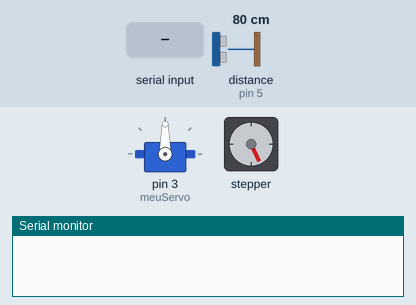
Simulated run of this sketch. Board: Arduino Uno, built with avr-gcc and run on an emulated ATmega328P. Shown: servo, stepper motor, the last lines printed to the serial monitor. The test bench sets the inputs (shaded band); at power-on: distance to the obstacle (sensor on pin 5) 80 cm. The echo pulse lasts 58.3 µs per cm; stepper angles assume 200 steps per turn.

Above: at 1.2 s.
1.3 s: distance to the obstacle (sensor on pin 5) set to 17 cm
At 1.67 s:
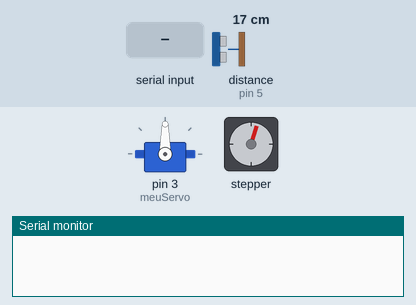
4.3 s: distance to the obstacle (sensor on pin 5) set to 14 cm
At 5.1 s:
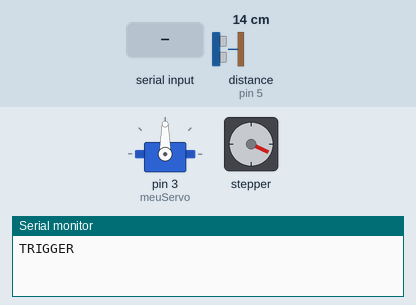
7.3 s: "F0\n" received over Serial
At 10.0 s:
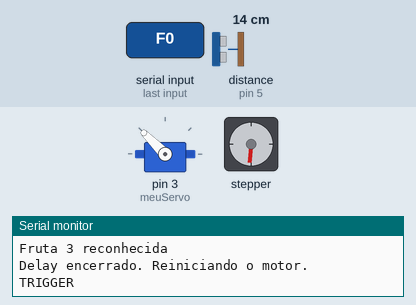
10.3 s: "F4\n" received over Serial
Timing chart, 0 to 25.5 s (numbered marks = the images above; inputs shaded):
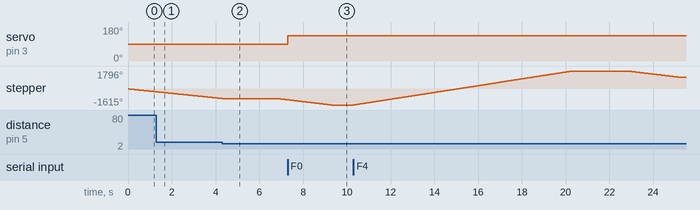

The sketch:

FruitSelector.ino
```cpp
#include "UltrassonicSensor.hpp"
#include "Motor.hpp"
#include "ComunicationPort.hpp"
#include <Servo.h>

#define TRIGGER 4
#define ECHO 5
#define MAX_DIST 15

#define STEP 7
#define DIR 6

Motor MotorPassos(DIR, STEP);
UltrassonicSensor UltraSensor(MAX_DIST, ECHO, TRIGGER);
ComunicationPort Com;
Servo meuServo;

bool triggerFired = false;           // Indicates if TRIGGER was already sent
unsigned long triggerTimestamp = 0;  // Time when TRIGGER was sent
const unsigned long triggerDelay = 5000; // Delay in milliseconds
bool sensorDisabled = 0;

// Variáveis para lidar oom a fruta
enum Fruit4State { NONE, STOPPED, REVERSE, DONE };
Fruit4State fruit4State = NONE;
unsigned long stateTimestamp = 0;
const unsigned long reverseDuration = 7000; // Run backwards for 7 seconds
const unsigned long shortDelay = 2000;       // Short delay between transitions

void setup() {
  Serial.begin(115200);
  meuServo.attach(3);
  MotorPassos.StartMotor(); // Start the motor initially
}

void loop() {
  // Fruit recognition (if any)
  int Fruit = Com.ReceivedFruits();
  if (Fruit == 1) {
    Serial.println("Fruta 1 reconhecida");
    meuServo.write(45);
  } else if (Fruit == 2) {
    Serial.println("Fruta 2 reconhecida");
    meuServo.write(90);
  } else if (Fruit == 0) {
    Serial.println("Fruta 3 reconhecida");
    meuServo.write(135);
  }
  else if (Fruit == 4){
    Serial.println("Fruit 4 detected: Stopping motor. \n");
    MotorPassos.StopMotor();
    fruit4State = STOPPED;
    stateTimestamp = millis();

    while (millis() - stateTimestamp <= 10000)
    {
      MotorPassos.ReverseMotor();
    }

    MotorPassos.StartMotor();
  }

  // if(fruit4State == STOPPED){
  //   if(millis() - stateTimestamp >= shortDelay){
  //     Serial.println("Começando a girar o motor ao contrário \n");
  //     MotorPassos.ReverseMotor();
  //     fruit4State = REVERSE;
  //     stateTimestamp = millis();
  //   }
  // }else if(fruit4State = REVERSE){
  //   if(millis() - stateTimestamp >= shortDelay){
  //     //Serial.println("Se passaram 7 segundos, motor voltando ao normal... \n");
  //     MotorPassos.StopMotor();
  //     fruit4State = DONE;
  //     stateTimestamp = millis();
  //   }
  // }else if(fruit4State == DONE){
  //   if(millis() - stateTimestamp >= shortDelay){
  //     Serial.println("Motor voltando à operação normal... \n");
  //     MotorPassos.StartMotor();
  //     fruit4State = NONE;
  //   }
  // }

  // if(fruit4State == NONE || fruit4State == REVERSE){
  //   //MotorPassos.RunMotor();
  // }

  // If a trigger event is active, check if the delay has passed
  if (triggerFired) {
    if (millis() - triggerTimestamp >= triggerDelay) {
      Serial.println("Delay encerrado. Reiniciando o motor.");
      triggerFired = false;         // Reset trigger flag
    }
    if(millis() - triggerTimestamp >= triggerDelay/2){
      MotorPassos.RunMotor();
    }
  } else {
    if (UltraSensor.StopMotor()) {
      MotorPassos.StopMotor();
      Serial.println("TRIGGER");
      triggerFired = true;
      triggerTimestamp = millis();  // Start the non-blocking timer
    } else {
      // If the sensor is not activated and no trigger is active, ensure the motor is running.
      MotorPassos.RunMotor();
    }
  }
}
```

Balanca.cpp
```cpp

```

ComunicationPort.cpp
```cpp
#include "ComunicationPort.hpp"

ComunicationPort::ComunicationPort(){
}

int ComunicationPort::ReceivedFruits() {
  if (Serial.available() > 0) {
    String recebido = Serial.readStringUntil('\n');  // Lê o valor recebido
    recebido.trim();  // Remove espaços extras e quebras de linha

    Serial.print("Recebido: ");
    Serial.println(recebido);

    // Verifica os comandos e retorna os valores correspondentes
    if (recebido == "F0") return 0;
    if (recebido == "F1") return 1;
    if (recebido == "F2") return 2;
    if (recebido == "F4") return 4;
  }

  return -1;  // Retorna -1 caso o valor recebido não seja válido
}

// void ComunicationPort::ReceivedFruits(int weight) {

// }
```

ComunicationPort.hpp
```cpp
#ifndef ComunicationPort_HPP
#define ComunicationPort_HPP

#include <Arduino.h>

class ComunicationPort {
private:
public:
    ComunicationPort();
    int ReceivedFruits();
    // void SendWeightFruit(int weight);
};

#endif
```

Motor.cpp
```cpp
#include "Motor.hpp"
// #include <AccelStepper.h>

#define InterfaceMotor 1

Motor::Motor(int pinDir, int pinStep)
    : Stepper(InterfaceMotor, pinStep, pinDir) {
    // Stepper.setMaxSpeed(1000);
    // Stepper.setSpeed(500);
}

void Motor::StartMotor() {
  Stepper.setMaxSpeed(1000);   // Velocidade máxima
  Stepper.setSpeed(-150); // Velocidade regular
}

void Motor::RunMotor() {
    Stepper.setMaxSpeed(1000);   // Velocidade máxima
    Stepper.setSpeed(-150); // Velocidade regular
    Stepper.runSpeed();
}

void Motor::ReverseMotor(){
  Stepper.setSpeed(200);
  Stepper.runSpeed();
}

void Motor::StopMotor() {
    Stepper.stop();
}
```

Motor.hpp
```cpp
#ifndef Motor_HPP
#define Motor_HPP

#include <AccelStepper.h>
#include <Arduino.h>

class Motor {
private:
    AccelStepper Stepper;
public:
    Motor(int pinDir, int pinStep);
    void StartMotor();
    void StopMotor();
    void RunMotor();
    void ReverseMotor();
};
#endif
```

ServoMotor.cpp
```cpp
#include "ServoMotor.hpp"

ServoMotor::ServoMotor(int pinDig) {
    meuServo.attach(6);
    meuServo.write(0);
}

void ServoMotor::SetPos(int newPos) {
    meuServo.write(newPos);
    // Serial.print("setado");
    // Serial.println(newPos);

}
```

ServoMotor.hpp
```cpp
#ifndef ServoMotor_HPP
#define ServoMotor_HPP

#include <Servo.h>
#include <Arduino.h>

class ServoMotor {
private:
    Servo meuServo;

public:
    ServoMotor(int pinDig);
    void SetPos(int newPos);
};
#endif
```

UltrassonicSensor.cpp
```cpp
#include "UltrassonicSensor.hpp"

UltrassonicSensor::UltrassonicSensor(int maxDist, int pinEcho, int pinTrigger)
    : sonar(pinTrigger, pinEcho, maxDist) {
}

bool UltrassonicSensor::StopMotor() {
  // Serial.print(sonar.ping_cm());
  if(sonar.ping_cm() != 0)
      return true;
  else
      return false;
}
```

UltrassonicSensor.hpp
```cpp
#ifndef UltrassonicSensor_HPP
#define UltrassonicSensor_HPP

#include <NewPing.h>
#include <Arduino.h>

class UltrassonicSensor {
private:
    NewPing sonar;
public:
    UltrassonicSensor(int maxDist,  int pinEcho, int pinTrigger);
    bool StopMotor();
};

#endif
```

Measured:
- the behaviour switches between 16 and 15 cm on distance to the obstacle (sensor on pin 5) (found by bisection; images 1 and 2)
- after the input at 7.3 s, servo on pin 3 (meuServo): 90° → 135° at once
